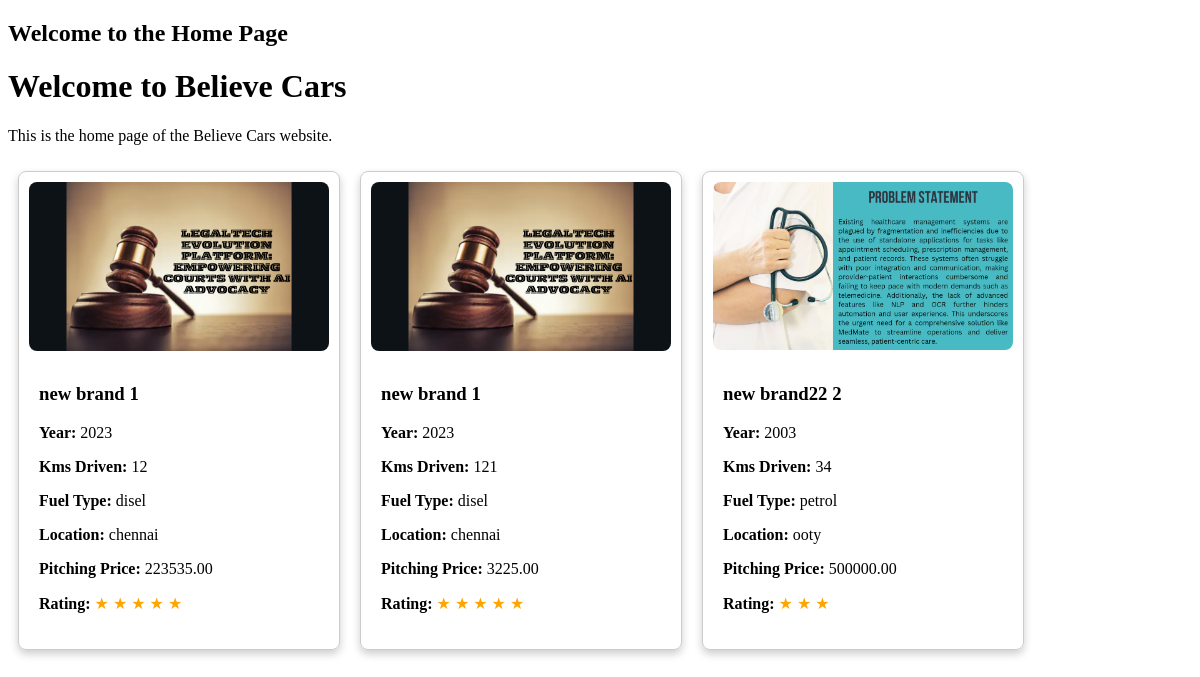
Before: /users/ with the older database file.
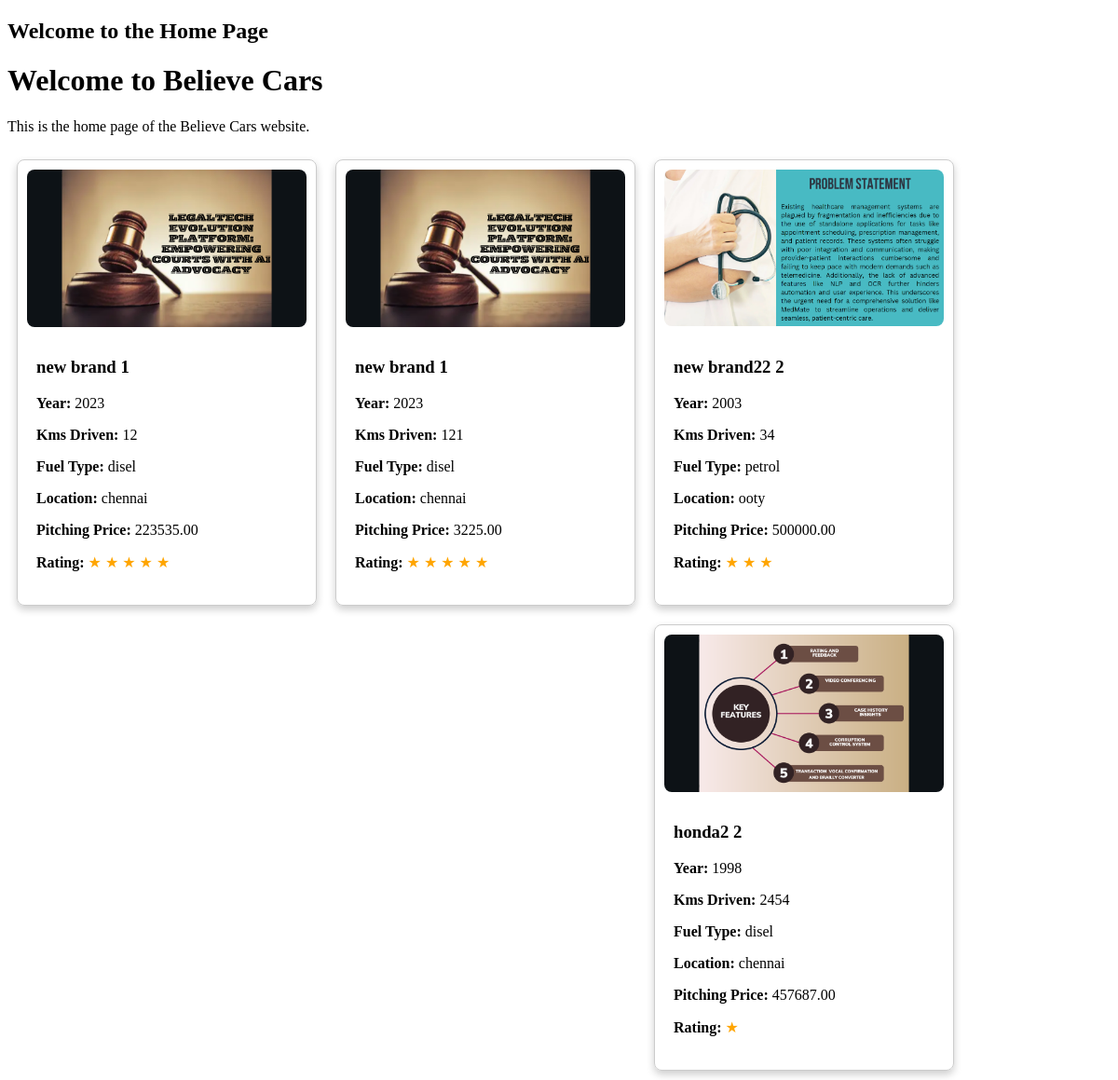
After: the same page with the newer database file.
### users/models.py (models this page shows, shortened)
class VehicleListing(models.Model):
    seller = models.ForeignKey(User, on_delete=models.CASCADE)
    brand = models.CharField(max_length=100)
    model = models.CharField(max_length=100)
    year = models.IntegerField()
    kms_driven = models.IntegerField()
    fuel_type = models.CharField(max_length=50)
    location = models.CharField(max_length=100)
    pitching_price = models.DecimalField(max_digits=10, decimal_places=2)
    product_image = models.ImageField(upload_to='vehicle_images/')
    is_approved = models.BooleanField(default=False)
    star_rating = models.IntegerField(null=True, blank=True)  # New field for star ratings

### users/views/user_views.py (the view)
# urls.py: path('', user_views.home, name='home'),
def home(request):
    approved_listings = VehicleListing.objects.filter(is_approved=True)
    context = {
        'approved_listings': approved_listings
    }
    return render(request, 'users/home.html', context)

### users/templates/users/home.html (shortened to what this page needs)
<!DOCTYPE html>
<html>
  <head>
  </head>
  <body>
    <div class="container">
      <h2>Welcome to the Home Page</h2>
      <h1>Welcome to Believe Cars</h1>
      <p>This is the home page of the Believe Cars website.</p>
      <div class="cards-container">
        {% for listing in approved_listings %}
          <div class="card">
            <img src="{{ listing.product_image.url }}" alt="Product Image" />
            <div class="card-content">
              <h3>{{ listing.brand }} {{ listing.model }}</h3>
              <p>
                <strong>Year:</strong> {{ listing.year }}
              </p>
              <p>
                <strong>Kms Driven:</strong> {{ listing.kms_driven }}
              </p>
              <p>
                <strong>Fuel Type:</strong> {{ listing.fuel_type }}
              </p>
              <p>
                <strong>Location:</strong> {{ listing.location }}
              </p>
              <p>
                <strong>Pitching Price:</strong> {{ listing.pitching_price }}
              </p>
              {% if listing.star_rating %}
                <p>
                  <strong>Rating:</strong>
                  {% for i in 'x'|rjust:listing.star_rating %}
                    <span class="star-ratings">★</span>
                  {% endfor %}
                </p>
              {% endif %}
            </div>
          </div>
        {% endfor %}
      </div>
    </div>
  </body>
</html>

Changed rows visible on the page:
added VehicleListing: product_image (picture), brand "honda2", model "2", year "1998", kms_driven "2454", fuel_type "disel", location "chennai", pitching_price "457687.00", shows "Rating:", star_rating 1 (drawn)
